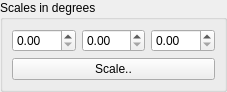
<?xml version="1.0" encoding="UTF-8"?>
<ui version="4.0">
 <class>ScaleWidget</class>
 <widget class="QWidget" name="ScaleWidget">
  <property name="geometry">
   <rect>
    <x>0</x>
    <y>0</y>
    <width>227</width>
    <height>82</height>
   </rect>
  </property>
  <property name="windowTitle">
   <string>Scale</string>
  </property>
  <layout class="QGridLayout" name="gridLayout">
   <property name="margin">
    <number>0</number>
   </property>
   <property name="spacing">
    <number>0</number>
   </property>
   <item row="0" column="2">
    <widget class="QGroupBox" name="groupBox">
     <property name="title">
      <string>Scales in degrees</string>
     </property>
     <layout class="QGridLayout" name="gridLayout_2">
      <item row="1" column="0">
       <widget class="QDoubleSpinBox" name="xAngle">
        <property name="minimum">
         <double>0.000000000000000</double>
        </property>
        <property name="maximum">
         <double>10.000000000000000</double>
        </property>
        <property name="singleStep">
         <double>0.100000000000000</double>
        </property>
       </widget>
      </item>
      <item row="2" column="0" colspan="3">
       <widget class="QPushButton" name="ScaleButton">
        <property name="text">
         <string>Scale..</string>
        </property>
       </widget>
      </item>
      <item row="1" column="2">
       <widget class="QDoubleSpinBox" name="zAngle">
        <property name="minimum">
         <double>0.000000000000000</double>
        </property>
        <property name="maximum">
         <double>10.000000000000000</double>
        </property>
        <property name="singleStep">
         <double>0.100000000000000</double>
        </property>
       </widget>
      </item>
      <item row="1" column="1">
       <widget class="QDoubleSpinBox" name="yAngle">
        <property name="minimum">
         <double>0.000000000000000</double>
        </property>
        <property name="maximum">
         <double>10.000000000000000</double>
        </property>
        <property name="singleStep">
         <double>0.100000000000000</double>
        </property>
       </widget>
      </item>
     </layout>
    </widget>
   </item>
  </layout>
 </widget>
 <resources>
  <include location="../../Workspace.qrc"/>
 </resources>
 <connections/>
</ui>
